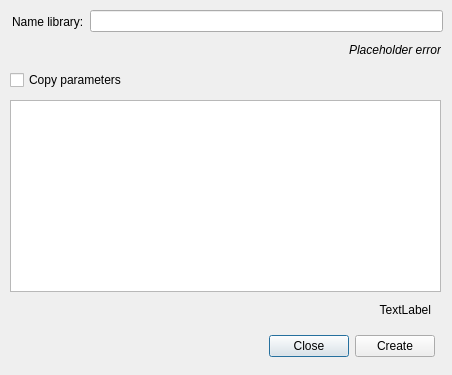
<?xml version="1.0" encoding="UTF-8"?>
<ui version="4.0">
 <class>CreateLibraryDialog</class>
 <widget class="QDialog" name="CreateLibraryDialog">
  <property name="geometry">
   <rect>
    <x>0</x>
    <y>0</y>
    <width>452</width>
    <height>375</height>
   </rect>
  </property>
  <property name="windowTitle">
   <string>Create library</string>
  </property>
  <property name="windowOpacity">
   <double>1.000000000000000</double>
  </property>
  <widget class="QLabel" name="errorLibraryNameText">
   <property name="geometry">
    <rect>
     <x>170</x>
     <y>40</y>
     <width>271</width>
     <height>20</height>
    </rect>
   </property>
   <property name="font">
    <font>
     <italic>true</italic>
    </font>
   </property>
   <property name="text">
    <string>Placeholder error</string>
   </property>
   <property name="alignment">
    <set>Qt::AlignRight|Qt::AlignTrailing|Qt::AlignVCenter</set>
   </property>
  </widget>
  <widget class="QCheckBox" name="libraryCopiedCheckBox">
   <property name="geometry">
    <rect>
     <x>10</x>
     <y>70</y>
     <width>185</width>
     <height>20</height>
    </rect>
   </property>
   <property name="text">
    <string>Copy parameters</string>
   </property>
  </widget>
  <widget class="QWidget" name="layoutWidget">
   <property name="geometry">
    <rect>
     <x>160</x>
     <y>330</y>
     <width>275</width>
     <height>32</height>
    </rect>
   </property>
   <layout class="QHBoxLayout" name="horizontalLayout">
    <item>
     <spacer name="horizontalSpacer">
      <property name="orientation">
       <enum>Qt::Horizontal</enum>
      </property>
      <property name="sizeHint" stdset="0">
       <size>
        <width>40</width>
        <height>20</height>
       </size>
      </property>
     </spacer>
    </item>
    <item>
     <widget class="QPushButton" name="closeButton">
      <property name="text">
       <string>Close</string>
      </property>
     </widget>
    </item>
    <item>
     <widget class="QPushButton" name="createButton">
      <property name="text">
       <string>Create</string>
      </property>
     </widget>
    </item>
   </layout>
  </widget>
  <widget class="QTreeView" name="libraryTreeView">
   <property name="geometry">
    <rect>
     <x>10</x>
     <y>100</y>
     <width>431</width>
     <height>192</height>
    </rect>
   </property>
  </widget>
  <widget class="QLabel" name="errorLibraryText">
   <property name="geometry">
    <rect>
     <x>260</x>
     <y>300</y>
     <width>171</width>
     <height>20</height>
    </rect>
   </property>
   <property name="text">
    <string>TextLabel</string>
   </property>
   <property name="alignment">
    <set>Qt::AlignRight|Qt::AlignTrailing|Qt::AlignVCenter</set>
   </property>
  </widget>
  <widget class="QWidget" name="layoutWidget">
   <property name="geometry">
    <rect>
     <x>12</x>
     <y>10</y>
     <width>431</width>
     <height>23</height>
    </rect>
   </property>
   <layout class="QHBoxLayout" name="horizontalLayout_2">
    <item>
     <widget class="QLabel" name="label">
      <property name="text">
       <string>Name library:</string>
      </property>
     </widget>
    </item>
    <item>
     <widget class="QLineEdit" name="libraryNameLineEdit"/>
    </item>
   </layout>
  </widget>
 </widget>
 <resources/>
 <connections/>
</ui>
